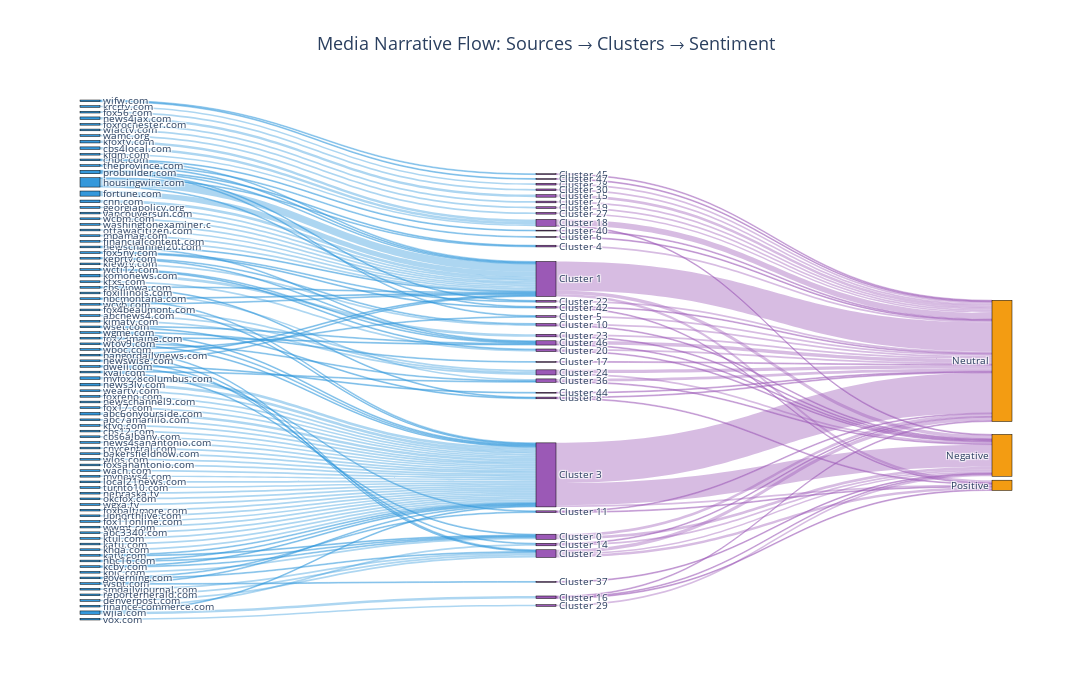

Source (notebook cell):
### Markdown cell above
# Only run if enabled in configuration
if ENABLE_TEXT_ENRICHMENT:
    from robust_text_enrichment import RobustTextEnricher
    
    enricher = RobustTextEnricher()
    df_enriched = enricher.enrich_dataframe(
        df_clustered,
        url_column='url',
        title_column='title',
        max_articles=MAX_ARTICLES_TO_ENRICH,
        show_progress=True
    )
    enricher.print_statistics()
    
    print(f"\n💡 Configuration used:")
    print(f"   • Max articles to enrich: {MAX_ARTICLES_TO_ENRICH}")
else:
    print("⏭️  Text enrichment DISABLED (per configuration)")
    print("   Using article titles only for analysis")
    df_enriched = df_clustered.copy()
    df_enriched['full_text'] = df_enriched['title']
    df_enriched['extraction_method'] = 'title_only'
    df_enriched['word_count'] = df_enriched['title'].str.split().str.len()
    print(f"✅ Using {len(df_enriched)} article titles")

### Code cell
# Create Sankey diagram (if enabled)
if ENABLE_ADVANCED_VIZ:
    try:
        fig_sankey = advanced_viz.create_sankey_narrative_flow(
            df_clustered,
            source_col='source',
            cluster_col='cluster',
            sentiment_col='sentiment_deep' if 'sentiment_deep' in df_clustered.columns else 'cluster',
            min_articles_per_source=2,
            title='Media Narrative Flow: Sources → Clusters → Sentiment'
        )
        fig_sankey.show()
        
        print("\n💡 Interpretation Guide:")
        print("   • Left nodes: Media outlets")
        print("   • Middle nodes: Geographic clusters")
        print("   • Right nodes: Sentiment categories")
        print("   • Flow thickness: Number of articles following that path")
        print("   • Dominant pathways reveal systematic patterns")
    except Exception as e:
        print(f"⚠️  Could not create Sankey: {e}")
        print("   (This may happen with small datasets or missing sentiment data)")
else:
    print("⏭️  Sankey diagram skipped (advanced viz disabled in configuration)")

### Figure 1 — Plotly figure (JSON) as saved in the notebook; plotly's stock layout.template omitted (floating-point values rounded to 4 significant figures; data arrays with more than 128 entries replaced by an {"elided": "..."} marker saying what was removed)
{"data": [{"link": {"color": {"elided": "172 str values"}, "source": {"elided": "172 int values"}, "target": {"elided": "172 int values"}, "value": {"elided": "172 int values"}}, "node": {"color": ["#3498db", "#3498db", "#3498db", "#3498db", "#3498db", "#3498db", "#3498db", "#3498db", "#3498db", "#3498db", "#3498db", "#3498db", "#3498db", "#3498db", "#3498db", "#3498db", "#3498db", "#3498db", "#3498db", "#3498db", "#3498db", "#3498db", "#3498db", "#3498db", "#3498db", "#3498db", "#3498db", "#3498db", "#3498db", "#3498db", "#3498db", "#3498db", "#3498db", "#3498db", "#3498db", "#3498db", "#3498db", "#3498db", "#3498db", "#3498db", "#3498db", "#3498db", "#3498db", "#3498db", "#3498db", "#3498db", "#3498db", "#3498db", "#3498db", "#3498db", "#3498db", "#3498db", "#3498db", "#3498db", "#3498db", "#3498db", "#3498db", "#3498db", "#3498db", "#3498db", "#3498db", "#3498db", "#3498db", "#3498db", "#3498db", "#3498db", "#3498db", "#3498db", "#3498db", "#3498db", "#3498db", "#3498db", "#3498db", "#3498db", "#3498db", "#3498db", "#3498db", "#3498db", "#3498db", "#3498db", "#3498db", "#3498db", "#3498db", "#3498db", "#3498db", "#3498db", "#3498db", "#3498db", "#3498db", "#9b59b6", "#9b59b6", "#9b59b6", "#9b59b6", "#9b59b6", "#9b59b6", "#9b59b6", "#9b59b6", "#9b59b6", "#9b59b6", "#9b59b6", "#9b59b6", "#9b59b6", "#9b59b6", "#9b59b6", "#9b59b6", "#9b59b6", "#9b59b6", "#9b59b6", "#9b59b6", "#9b59b6", "#9b59b6", "#9b59b6", "#9b59b6", "#9b59b6", "#9b59b6", "#9b59b6", "#9b59b6", "#9b59b6", "#9b59b6", "#9b59b6", "#9b59b6", "#9b59b6", "#f39c12", "#f39c12", "#f39c12"], "label": ["georgiapolicy.org", "wboc.com", "housingwire.com", "vancouversun.com", "wjfw.com", "cnbc.com", "weartv.com", "foxreno.com", "newschannel9.com", "nbcmontana.com", "fox17.com", "abc7amarillo.com", "ktvo.com", "wjla.com", "krcrtv.com", "cbs12.com", "fox23maine.com", "klewtv.com", "wcyb.com", "wcti12.com", "kfoxtv.com", "myfox28columbus.com", "newschannel20.com", "cbs6albany.com", "fox4beaumont.com", "kfdm.com", "news4sanantonio.com", "komonews.com", "cnycentral.com", "bakersfieldnow.com", "fox56.com", "news3lv.com", "wlos.com", "katv.com", "foxsanantonio.com", "wach.com", "mynews4.com", "local21news.com", "ktxs.com", "turnto10.com", "abc6onyourside.com", "cbs2iowa.com", "nbc16.com", "wjactv.com", "nebraska.tv", "kval.com", "kpic.com", "keprtv.com", "okcfox.com", "foxrochester.com", "wgxa.tv", "foxbaltimore.com", "wset.com", "cbs4local.com", "upnorthlive.com", "fox11online.com", "wwmt.com", "foxillinois.com", "kcby.com", "wsbt.com", "wtov9.com", "abc3340.com", "abcnews4.com", "wgme.com", "kimatv.com", "ktul.com", "katu.com", "khqa.com", "probuilder.com", "fortune.com", "bangordailynews.com", "fox5ny.com", "wcbm.com", "finance-commerce.com", "washingtonexaminer.c", "governing.com", "ottawacitizen.com", "dwell.com", "news4jax.com", "newswise.com", "smdailyjournal.com", "reporterherald.com", "mpamag.com", "theprovince.com", "denverpost.com", "vox.com", "cnn.com", "wamc.org", "financialcontent.com", "Cluster 0", "Cluster 1", "Cluster 2", "Cluster 3", "Cluster 4", "Cluster 5", "Cluster 6", "Cluster 7", "Cluster 8", "Cluster 10", "Cluster 11", "Cluster 14", "Cluster 15", "Cluster 16", "Cluster 17", "Cluster 18", "Cluster 19", "Cluster 20", "Cluster 22", "Cluster 23", "Cluster 24", "Cluster 27", "Cluster 28", "Cluster 29", "Cluster 30", "Cluster 36", "Cluster 37", "Cluster 40", "Cluster 42", "Cluster 44", "Cluster 45", "Cluster 46", "Cluster 47", "Neutral", "Negative", "Positive"], "line": {"color": "black", "width": 0.5}, "pad": 15, "thickness": 20}, "type": "sankey"}], "layout": {"font": {"size": 10}, "height": 700, "title": {"font": {"size": 18}, "text": "Media Narrative Flow: Sources → Clusters → Sentiment", "x": 0.5, "xanchor": "center"}, "width": 1200}}
